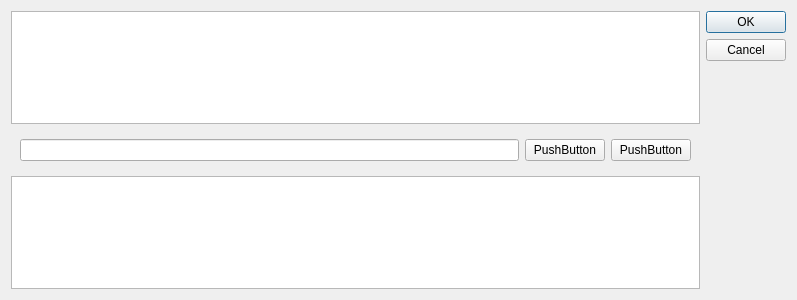
<?xml version="1.0" encoding="UTF-8"?>
<ui version="4.0">
 <class>ToolManager</class>
 <widget class="QDialog" name="ToolManager">
  <property name="geometry">
   <rect>
    <x>0</x>
    <y>0</y>
    <width>797</width>
    <height>300</height>
   </rect>
  </property>
  <property name="windowTitle">
   <string>Dialog</string>
  </property>
  <layout class="QHBoxLayout" name="horizontalLayout">
   <item>
    <layout class="QVBoxLayout" name="verticalLayout">
     <item>
      <widget class="QListWidget" name="listWidget_2"/>
     </item>
     <item>
      <widget class="QWidget" name="widget" native="true">
       <layout class="QHBoxLayout" name="horizontalLayout_2">
        <item>
         <widget class="QLineEdit" name="lineEdit"/>
        </item>
        <item>
         <widget class="QPushButton" name="pushButton_2">
          <property name="text">
           <string>PushButton</string>
          </property>
         </widget>
        </item>
        <item>
         <widget class="QPushButton" name="pushButton">
          <property name="text">
           <string>PushButton</string>
          </property>
         </widget>
        </item>
       </layout>
      </widget>
     </item>
     <item>
      <widget class="QListWidget" name="listWidget"/>
     </item>
    </layout>
   </item>
   <item>
    <widget class="QDialogButtonBox" name="buttonBox">
     <property name="orientation">
      <enum>Qt::Vertical</enum>
     </property>
     <property name="standardButtons">
      <set>QDialogButtonBox::Cancel|QDialogButtonBox::Ok</set>
     </property>
    </widget>
   </item>
  </layout>
 </widget>
 <resources/>
 <connections>
  <connection>
   <sender>buttonBox</sender>
   <signal>accepted()</signal>
   <receiver>ToolManager</receiver>
   <slot>accept()</slot>
   <hints>
    <hint type="sourcelabel">
     <x>248</x>
     <y>254</y>
    </hint>
    <hint type="destinationlabel">
     <x>157</x>
     <y>274</y>
    </hint>
   </hints>
  </connection>
  <connection>
   <sender>buttonBox</sender>
   <signal>rejected()</signal>
   <receiver>ToolManager</receiver>
   <slot>reject()</slot>
   <hints>
    <hint type="sourcelabel">
     <x>316</x>
     <y>260</y>
    </hint>
    <hint type="destinationlabel">
     <x>286</x>
     <y>274</y>
    </hint>
   </hints>
  </connection>
 </connections>
</ui>
